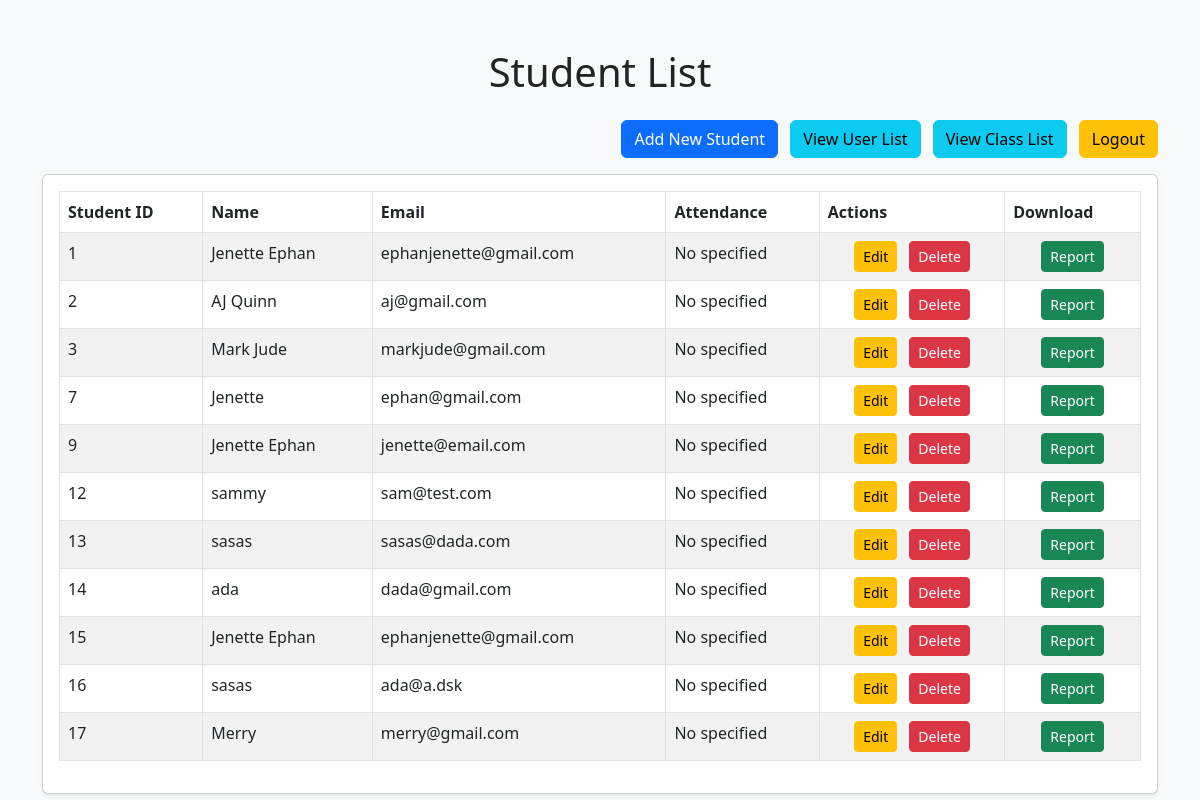
The app's page /students/ (signed in) with its own data.
### samsapp/models.py (models this page shows, shortened)
class Student(models.Model):
    student_id = models.AutoField(primary_key=True)  # Automatically increments
    student_fullname = models.CharField(max_length=50)
    student_email = models.EmailField(max_length=50)
    birth_date = models.DateField()
    enrollment_date = models.DateField()

### samsapp/views.py (the view)
# urls.py: path('students/', views.student_list, name='student_list'),
@login_required(login_url='login')
def student_list(request):
    students = Student.objects.all()
    return render(request, 'samsapp/student_list.html', {'students': students})

### samsapp/templates/samsapp/student_list.html (shortened to what this page needs)
<!DOCTYPE html>
<html lang="en">
<head>
    <link href="https://cdn.jsdelivr.net/npm/bootstrap@5.3.0-alpha1/dist/css/bootstrap.min.css" rel="stylesheet">
</head>
<body class="bg-light">
<div class="container mt-5">
    <h1 class="text-center mb-4">Student List</h1>
    <div class="text-end mb-3">
        <a href="{% url 'student_create' %}" class="btn btn-primary">Add New Student</a>
        <a href="{% url 'user_list' %}" class="btn btn-info ms-2">View User List</a>
        <a href="{% url 'class_list' %}" class="btn btn-info ms-2">View Class List</a>
        <a href="{% url 'logout' %}" class="btn btn-warning ms-2">Logout</a>
    </div>
    <div class="card shadow-sm">
        <div class="card-body">
            <table class="table table-bordered table-striped">
                <thead>
                    <tr class="bg-primary text-white">
                        <th>Student ID</th>
                        <th>Name</th>
                        <th>Email</th>
                        <th>Attendance</th>
                        <th>Actions</th>
                        <th>Download</th>
                    </tr>
                </thead>
                <tbody>
                    {% for student in students %}
                        <tr>
                            <td>{{ student.student_id }}</td>
                            <td>{{ student.student_fullname }}</td>
                            <td>{{ student.student_email }}</td>
                            <td>No specified</td>
                            <td class="text-center">
                                <a href="{% url 'student_update' student.pk %}" class="btn btn-warning btn-sm me-2" onclick="return confirm('Do you want to edit this student?');">Edit</a>
                                <form action="{% url 'student_delete' student.pk %}" method="post" style="display: inline;">
                                    <button type="submit" class="btn btn-danger btn-sm" onclick="return confirm('Are you sure you want to delete this student?');">Delete</button>
                                </form>
                            </td>
                            <td class="text-center">
                                <a href="{% url 'student_report' student.pk %}" class="btn btn-success btn-sm">Report</a>
                            </td>
                        </tr>
                    {% empty %}
                        <tr>
                            <td colspan="6" class="text-center">No students found.</td>
                        </tr>
                    {% endfor %}
                </tbody>
            </table>
        </div>
    </div>
</div>
</body>
</html>

### records on screen
Student: student_id "1", student_fullname "Jenette Ephan", student_email "ephanjenette@gmail.com"
Student: student_id "2", student_fullname "AJ Quinn", student_email "aj@gmail.com"
Student: student_id "3", student_fullname "Mark Jude", student_email "markjude@gmail.com"
Student: student_id "7", student_fullname "Jenette", student_email "ephan@gmail.com"
Student: student_id "9", student_fullname "Jenette Ephan", student_email "jenette@email.com"
Student: student_id "12", student_fullname "sammy", student_email "sam@test.com"
Student: student_id "13", student_fullname "sasas", student_email "sasas@dada.com"
Student: student_id "14", student_fullname "ada", student_email "dada@gmail.com"
Student: student_id "15", student_fullname "Jenette Ephan", student_email "ephanjenette@gmail.com"
Student: student_id "16", student_fullname "sasas", student_email "ada@a.dsk"
Student: student_id "17", student_fullname "Merry", student_email "merry@gmail.com"
